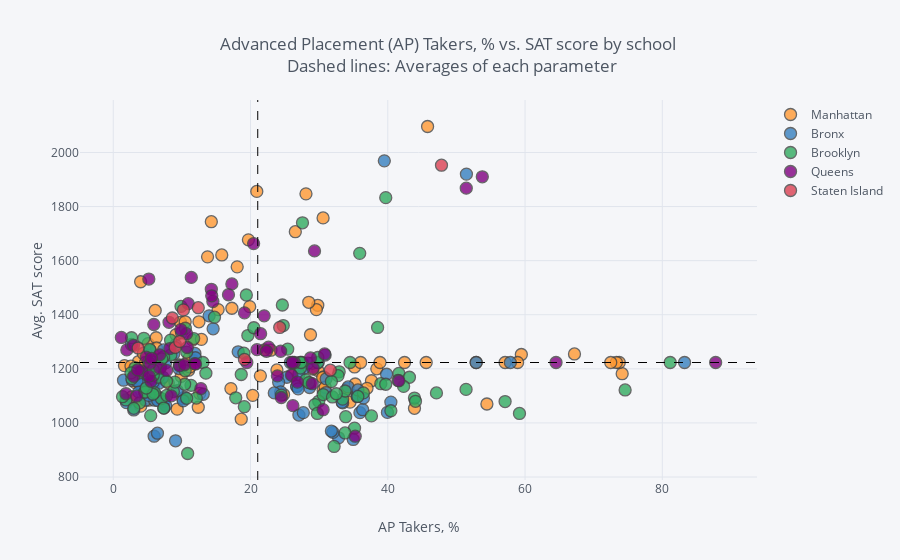

Notebook source saved alongside this figure:
### Code cell
combined.iplot(
        x='ap_per',
        y='sat_score',
        categories='boro',
        text="SCHOOL NAME",
        vline= {"x":combined['ap_per'].mean(),
                "color":"#000000",
                "dash": "dash"
               },
        hline={"y":combined['sat_score'].mean(),
               "color":"#000000",
               "dash": "dash"
              },
        xTitle='AP Takers, %',
        yTitle='Avg. SAT score',
        title='Advanced Placement (AP) Takers, % vs. SAT score by school <br> Dashed lines: Averages of each parameter'
    )
print("Recommendation: Click the legend to view by boroughs")

### Figure 1 — Plotly figure (JSON) as saved in the notebook; plotly's stock layout.template omitted (floating-point values rounded to 4 significant figures)
{"data": [{"marker": {"color": "rgba(255, 153, 51, 1.0)", "line": {"width": 1.3}, "opacity": 0.8, "size": 12, "symbol": "circle"}, "mode": "markers", "name": "Manhattan", "text": ["HENRY STREET SCHOOL FOR INTERNATIONAL STUDIES", "UNIVERSITY NEIGHBORHOOD HIGH SCHOOL", "EAST SIDE COMMUNITY SCHOOL", "MARTA VALLE HIGH SCHOOL", "NEW EXPLORATIONS INTO SCIENCE, TECHNOLOGY AND MATH HIGH SCHOOL", "BARD HIGH SCHOOL EARLY COLLEGE", "47 THE AMERICAN SIGN LANGUAGE AND ENGLISH SECONDARY SCHOOL", "FOOD AND FINANCE HIGH SCHOOL", "ESSEX STREET ACADEMY", "HIGH SCHOOL OF HOSPITALITY MANAGEMENT", "PACE HIGH SCHOOL", "URBAN ASSEMBLY SCHOOL OF DESIGN AND CONSTRUCTION, THE", "FACING HISTORY SCHOOL, THE", "URBAN ASSEMBLY ACADEMY OF GOVERNMENT AND LAW, THE", "LOWER MANHATTAN ARTS ACADEMY", "URBAN ASSEMBLY SCHOOL OF BUSINESS FOR YOUNG WOMEN, THE", "GRAMERCY ARTS HIGH SCHOOL", "NYC ISCHOOL", "MANHATTAN BUSINESS ACADEMY", "BUSINESS OF SPORTS SCHOOL", "THE HIGH SCHOOL FOR LANGUAGE AND DIPLOMACY", "HIGH SCHOOL FOR ENVIRONMENTAL STUDIES", "PROFESSIONAL PERFORMING ARTS HIGH SCHOOL", "BARUCH COLLEGE CAMPUS HIGH SCHOOL", "N.Y.C. LAB SCHOOL FOR COLLABORATIVE STUDIES", "N.Y.C. MUSEUM SCHOOL", "ELEANOR ROOSEVELT HIGH SCHOOL", "MILLENNIUM HIGH SCHOOL", "LANDMARK HIGH SCHOOL", "HIGH SCHOOL FOR HEALTH PROFESSIONS AND HUMAN SERVICES", "LEADERSHIP AND PUBLIC SERVICE HIGH SCHOOL", "MANHATTAN ACADEMY FOR ARTS & LANGUAGE", "HUDSON HIGH SCHOOL OF LEARNING TECHNOLOGIES", "INTERNATIONAL HIGH SCHOOL AT UNION SQUARE", "MANHATTAN VILLAGE ACADEMY", "VANGUARD HIGH SCHOOL", "MANHATTAN INTERNATIONAL HIGH SCHOOL", "STUYVESANT HIGH SCHOOL", "HIGH SCHOOL OF ECONOMICS AND FINANCE", "UNITY CENTER FOR URBAN TECHNOLOGIES", "TALENT UNLIMITED HIGH SCHOOL", "MURRY BERGTRAUM HIGH SCHOOL FOR BUSINESS CAREERS", "JACQUELINE KENNEDY ONASSIS HIGH SCHOOL", "REPERTORY COMPANY HIGH SCHOOL FOR THEATRE ARTS", "MANHATTAN BRIDGES HIGH SCHOOL", "NEW DESIGN HIGH SCHOOL", "HIGH SCHOOL FOR DUAL LANGUAGE AND ASIAN STUDIES", "THE URBAN ASSEMBLY NEW YORK HARBOR SCHOOL", "RICHARD R. GREEN HIGH SCHOOL OF TEACHING", "THE HIGH SCHOOL OF FASHION INDUSTRIES", "HUMANITIES PREPARATORY ACADEMY", "CHELSEA CAREER AND TECHNICAL EDUCATION HIGH SCHOOL", "ART AND DESIGN HIGH SCHOOL", "LIFE SCIENCES SECONDARY SCHOOL", "HIGH SCHOOL FOR ARTS, IMAGINATION AND INQUIRY", "URBAN ASSEMBLY SCHOOL FOR MEDIA STUDIES, THE", "THE URBAN ASSEMBLY SCHOOL FOR GREEN CAREERS", "THE GLOBAL LEARNING COLLABORATIVE", "WADLEIGH SECONDARY SCHOOL FOR THE PERFORMING & VISUAL ARTS", "FRANK MCCOURT HIGH SCHOOL", "BEACON HIGH SCHOOL", "FIORELLO H. LAGUARDIA HIGH SCHOOL OF MUSIC & ART AND PERFORMING ARTS", "HIGH SCHOOL FOR LAW, ADVOCACY AND COMMUNITY JUSTICE", "HIGH SCHOOL OF ARTS AND TECHNOLOGY", "MANHATTAN / HUNTER SCIENCE HIGH SCHOOL", "FREDERICK DOUGLASS ACADEMY II SECONDARY SCHOOL", "COALITION SCHOOL FOR SOCIAL CHANGE", "MANHATTAN CENTER FOR SCIENCE AND MATHEMATICS", "PARK EAST HIGH SCHOOL", "CENTRAL PARK EAST HIGH SCHOOL", "YOUNG WOMEN'S LEADERSHIP SCHOOL", "YOUNG WOMEN'S LEADERSHIP SCHOOL", "HERITAGE SCHOOL, THE", "MOTT HALL HIGH SCHOOL", "COLUMBIA SECONDARY SCHOOL FOR MATH, SCIENCE, AND ENGINEERING", "ACADEMY FOR SOCIAL ACTION: A COLLEGE BOARD SCHOOL", "URBAN ASSEMBLY SCHOOL FOR THE PERFORMING ARTS", "FREDERICK DOUGLASS ACADEMY", "THURGOOD MARSHALL ACADEMY FOR LEARNING AND SOCIAL CHANGE", "HIGH SCHOOL FOR MATHEMATICS, SCIENCE AND ENGINEERING AT CITY COLLEGE", "CITY COLLEGE ACADEMY OF THE ARTS", "COMMUNITY HEALTH ACADEMY OF THE HEIGHTS", "WASHINGTON HEIGHTS EXPEDITIONARY LEARNING SCHOOL", "HIGH SCHOOL FOR EXCELLENCE AND INNOVATION", "HIGH SCHOOL FOR INTERNATIONAL BUSINESS AND FINANCE", "HIGH SCHOOL FOR MEDIA AND COMMUNICATIONS", "HIGH SCHOOL FOR LAW AND PUBLIC SERVICE", "HIGH SCHOOL FOR HEALTH CAREERS AND SCIENCES", "A. PHILIP RANDOLPH CAMPUS HIGH SCHOOL", "GREGORIO LUPERON HIGH SCHOOL FOR SCIENCE AND MATHEMATICS"], "textfont": {"color": "#4D5663"}, "type": "scatter", "x": [30.58, 9.898, 3.177, 35.16, 15.81, 20.91, 74.15, 29.8, 37.62, 30.79, 5.072, 22.97, 9.313, 8.013, 38.4, 34.13, 26.07, 29.8, 38.86, 42.44, 52.88, 15.28, 3.984, 18.06, 19.69, 29.59, 30.57, 13.74, 30.65, 11.54, 11.53, 73.73, 57.09, 73.31, 9.79, 29.06, 3.692, 45.8, 12.48, 54.44, 6.11, 5.692, 11.05, 59.46, 12.38, 30.5, 17.28, 1.628, 10.98, 4.378, 67.2, 11.16, 6.25, 6.974, 30.87, 35.25, 45.59, 36.04, 12.6, 58.92, 14.29, 26.53, 23.85, 6.302, 28.48, 2.663, 5.158, 19.88, 36.97, 29.0, 9.131, 28.74, 43.89, 2.582, 27.22, 4, 34.5, 10.48, 6.379, 28.08, 22.02, 24.81, 21.43, 72.49, 17.14, 6.469, 20.32, 4.713, 12.84, 18.64], "y": [1122, 1172, 1149, 1207, 1621, 1856, 1182, 1194, 1156, 1111, 1293, 1269, 1051, 1148, 1200, 1127, 1176, 1435, 1223.0, 1223.0, 1223.0, 1419, 1522, 1577, 1677, 1419, 1758, 1614, 1170, 1306, 1233, 1223.0, 1223.0, 1223.0, 1372, 1199, 1227, 2096, 1374, 1070, 1416, 1240, 1239, 1253, 1058, 1168, 1424, 1212, 1195, 1257, 1255, 1207, 1315, 1236, 1132, 1144, 1223.0, 1223.0, 1109, 1223.0, 1744, 1707, 1196, 1277, 1446, 1096, 1084, 1430, 1128, 1221, 1326, 1326, 1054, 1210, 1223.0, 1062, 1077, 1374, 1202, 1847, 1270, 1105, 1174, 1223.0, 1127, 1098, 1102, 1224, 1309, 1014]}, {"marker": {"color": "rgba(55, 128, 191, 1.0)", "line": {"width": 1.3}, "opacity": 0.8, "size": 12, "symbol": "circle"}, "mode": "markers", "name": "Bronx", "text": ["SOUTH BRONX PREPARATORY: A COLLEGE BOARD SCHOOL", "INTERNATIONAL COMMUNITY HIGH SCHOOL", "COMMUNITY SCHOOL FOR SOCIAL JUSTICE", "MOTT HAVEN VILLAGE PREPARATORY HIGH SCHOOL", "UNIVERSITY HEIGHTS SECONDARY SCHOOL", "HOSTOSsLINCOLN ACADEMY OF SCIENCE", "FOREIGN LANGUAGE ACADEMY OF GLOBAL STUDIES", "BRONX LEADERSHIP ACADEMY II HIGH SCHOOL", "NEW EXPLORERS HIGH SCHOOL", "URBAN ASSEMBLY SCHOOL FOR CAREERS IN SPORTS", "BRONX ACADEMY OF LETTERS", "ALFRED E. SMITH CAREER AND TECHNICAL EDUCATION HIGH SCHOOL", "HEALTH OPPORTUNITIES HIGH SCHOOL", "BRONX STUDIO SCHOOL FOR WRITERS AND ARTISTS", "WOMEN'S ACADEMY OF EXCELLENCE", "RENAISSANCE HIGH SCHOOL FOR MUSICAL THEATER & TECHNOLOGY", "PABLO NERUDA ACADEMY FOR ARCHITECTURE AND WORLD STUDIES", "MILLENNIUM ART ACADEMY", "HOLCOMBE L. RUCKER SCHOOL OF COMMUNITY RESEARCH", "ANTONIA PANTOJA PREPARATORY ACADEMY, A COLLEGE BOARD SCHOOL", "HERBERT H. LEHMAN HIGH SCHOOL", "BRONX BRIDGES HIGH SCHOOL", "FELISA RINCON DE GAUTIER INSTITUTE FOR LAW AND PUBLIC POLICY, THE", "BANANA KELLY HIGH SCHOOL", "BRONX EXPEDITIONARY LEARNING HIGH SCHOOL", "EAGLE ACADEMY FOR YOUNG MEN", "URBAN ASSEMBLY SCHOOL FOR APPLIED MATH AND SCIENCE, THE", "EXIMIUS COLLEGE PREPARATORY ACADEMY: A COLLEGE BOARD SCHOOL", "MOTT HALL BRONX HIGH SCHOOL", "BRONX CENTER FOR SCIENCE AND MATHEMATICS", "VALIDUS PREPARATORY ACADEMY: AN EXPEDITIONARY LEARNING SCHOOL", "LEADERSHIP INSTITUTE", "MORRIS ACADEMY FOR COLLABORATIVE STUDIES", "BRONX EARLY COLLEGE ACADEMY FOR TEACHING & LEARNING", "DREAMYARD PREPARATORY SCHOOL", "ACADEMY FOR LANGUAGE AND TECHNOLOGY", "BRONX INTERNATIONAL HIGH SCHOOL", "SCHOOL FOR EXCELLENCE", "BRONX HIGH SCHOOL OF BUSINESS", "BRONX HIGH SCHOOL FOR MEDICAL SCIENCE", "BRONX SCHOOL FOR LAW, GOVERNMENT AND JUSTICE", "FREDERICK DOUGLASS ACADEMY III SECONDARY SCHOOL", "BRONX LEADERSHIP ACADEMY HIGH SCHOOL", "HIGH SCHOOL FOR VIOLIN AND DANCE", "RIVERDALE / KINGSBRIDGE ACADEMY (MIDDLE SCHOOL / HIGH SCHOOL 141)", "BRONX ENGINEERING AND TECHNOLOGY ACADEMY", "THEATRE ARTS PRODUCTION COMPANY SCHOOL", "THE MARIE CURIE SCHOOL FOR MEDICINE, NURSING, AND HEALTH PROFESSIONS", "WEST BRONX ACADEMY FOR THE FUTURE", "KINGSBRIDGE INTERNATIONAL HIGH SCHOOL", "BRONX SCHOOL OF LAW AND FINANCE", "INTERNATIONAL SCHOOL FOR LIBERAL ARTS", "INsTECH ACADEMY (M.S. / HIGH SCHOOL 368)", "KNOWLEDGE AND POWER PREPARATORY ACADEMY INTERNATIONAL HIGH SCHOOL (KAPPA)", "HIGH SCHOOL FOR TEACHING AND THE PROFESSIONS", "BELMONT PREPARATORY HIGH SCHOOL", "FORDHAM HIGH SCHOOL FOR THE ARTS", "FORDHAM LEADERSHIP ACADEMY FOR BUSINESS AND TECHNOLOGY", "BRONX HIGH SCHOOL FOR LAW AND COMMUNITY SERVICE", "DEWITT CLINTON HIGH SCHOOL", "CELIA CRUZ BRONX HIGH SCHOOL OF MUSIC, THE", "BRONX HIGH SCHOOL OF SCIENCE", "MARBLE HILL HIGH SCHOOL FOR INTERNATIONAL STUDIES", "BRONX THEATRE HIGH SCHOOL", "DISCOVERY HIGH SCHOOL", "HIGH SCHOOL OF AMERICAN STUDIES AT LEHMAN COLLEGE", "BRONX HEALTH SCIENCES HIGH SCHOOL", "BRONX HIGH SCHOOL FOR WRITING AND COMMUNICATION ARTS", "BRONX LAB SCHOOL", "ACADEMY FOR SCHOLARSHIP AND ENTREPRENEURSHIP: A COLLEGE BOARD SCHOOL", "HIGH SCHOOL OF COMPUTERS AND TECHNOLOGY", "COLLEGIATE INSTITUTE FOR MATH AND SCIENCE", "BRONX ACADEMY OF HEALTH CAREERS", "ASTOR COLLEGIATE ACADEMY", "BRONX HIGH SCHOOL FOR THE VISUAL ARTS", "HARRY S TRUMAN HIGH SCHOOL", "NEW WORLD HIGH SCHOOL", "THE BRONXWOOD PREPARATORY ACADEMY", "PELHAM PREPARATORY ACADEMY", "HIGH SCHOOL FOR CONTEMPORARY ARTS", "BRONX AEROSPACE HIGH SCHOOL", "METROPOLITAN HIGH SCHOOL, THE", "EXPLORATIONS ACADEMY", "BRONX LATIN", "EAST BRONX ACADEMY FOR THE FUTURE", "PEACE AND DIVERSITY ACADEMY", "PAN AMERICAN INTERNATIONAL HIGH SCHOOL AT MONROE", "THE CINEMA SCHOOL", "BRONX CAREER AND COLLEGE PREPARATORY HIGH SCHOOL", "HIGH SCHOOL OF WORLD CULTURES", "FANNIE LOU HAMER FREEDOM HIGH SCHOOL", "WINGS ACADEMY", "MONROE ACADEMY FOR VISUAL ARTS & DESIGN"], "textfont": {"color": "#4D5663"}, "type": "scatter", "x": [10.13, 32.83, 40.45, 35.55, 27.75, 11.9, 4.18, 5.976, 4.7, 27.05, 9.55, 1.491, 10.39, 25.81, 5.541, 4.691, 35.94, 7.056, 6.006, 29.87, 11.97, 83.24, 35.55, 28.61, 36.35, 5.818, 2.64, 25.28, 36.45, 13.96, 1.918, 7.391, 28.67, 26.17, 4.298, 5.952, 32.02, 33.43, 6.484, 28.36, 5.898, 4.887, 5.674, 39.95, 9.948, 24.1, 3.244, 2.778, 3.931, 6.439, 4.976, 9.076, 3.552, 39.82, 13.11, 7.617, 33.34, 9.313, 10.19, 8.8, 7.329, 39.5, 18.2, 7.64, 24.39, 51.46, 34.23, 6.635, 26.77, 3.96, 23.46, 14.55, 26.71, 7.229, 5.383, 5.809, 2.985, 31.02, 9.073, 26.94, 31.02, 7.375, 35.64, 30.87, 5.17, 3.463, 31.78, 57.86, 52.88, 34.97, 27.05, 3.717, 27.69], "y": [1090, 945, 1077, 1097, 1201, 1257, 1186, 1103, 1084, 1181, 1201, 1158, 1095, 1223.0, 1171, 1158, 1038, 1164, 1084, 1223.0, 1241, 1223.0, 1099, 1131, 1049, 1134, 1290, 1169, 1092, 1396, 1075, 1081, 1148, 1223.0, 1138, 951, 965, 1074, 1083, 1221, 1224, 1121, 1166, 1039, 1333, 1150, 1190, 1157, 1158, 962, 1182, 934, 1181, 1180, 1106, 1222, 1077, 1119, 1082, 1255, 1270, 1969, 1263, 1064, 1115, 1920, 1133, 1147, 1135, 1141, 1111, 1348, 1135, 1169, 1268, 1151, 1048, 1112, 1288, 1126, 1163, 1055, 1122, 1251, 1102, 1155, 970, 1223.0, 1223.0, 939, 1029, 1114, 1038]}, {"marker": {"color": "rgba(50, 171, 96, 1.0)", "line": {"width": 1.3}, "opacity": 0.8, "size": 12, "symbol": "circle"}, "mode": "markers", "name": "Brooklyn", "text": ["DR. SUSAN S. MCKINNEY SECONDARY SCHOOL OF THE ARTS", "URBAN ASSEMBLY HIGH SCHOOL OF MUSIC AND ART", "BROOKLYN COMMUNITY HIGH SCHOOL OF COMMUNICATION, ARTS AND MEDIA", "SCIENCE SKILLS CENTER HIGH SCHOOL FOR SCIENCE, TECHNOLOGY AND THE CREATIVE ARTS", "BROOKLYN TECHNICAL HIGH SCHOOL", "BROOKLYN INTERNATIONAL HIGH SCHOOL", "THE URBAN ASSEMBLY SCHOOL FOR LAW AND JUSTICE", "ACORN COMMUNITY HIGH SCHOOL", "URBAN ASSEMBLY INSTITUTE OF MATH AND SCIENCE FOR YOUNG WOMEN", "BEDFORD ACADEMY HIGH SCHOOL", "GEORGE WESTINGHOUSE CAREER AND TECHNICAL EDUCATION HIGH SCHOOL", "BENJAMIN BANNEKER ACADEMY", "CITY POLYTECHNIC HIGH SCHOOL OF ENGINEERING, ARCHITECTURE, AND TECHNOLOGY", "JUAN MOREL CAMPOS SECONDARY SCHOOL", "FOUNDATIONS ACADEMY", "BROOKLYN LATIN SCHOOL, THE", "GREEN SCHOOL: AN ACADEMY FOR ENVIRONMENTAL CAREERS", "PROGRESS HIGH SCHOOL FOR PROFESSIONAL CAREERS", "SCHOOL FOR LEGAL STUDIES", "THE HIGH SCHOOL FOR ENTERPRISE, BUSINESS AND TECHNOLOGY", "BROOKLYN PREPARATORY HIGH SCHOOL", "WILLIAMSBURG HIGH SCHOOL FOR ARCHITECTURE AND DESIGN", "WILLIAMSBURG PREPARATORY SCHOOL", "LYONS COMMUNITY SCHOOL", "AUTOMOTIVE HIGH SCHOOL", "FRANCES PERKINS ACADEMY", "EL PUENTE ACADEMY FOR PEACE AND JUSTICE", "BROOKLYN SCHOOL FOR GLOBAL STUDIES", "BROOKLYN SECONDARY SCHOOL FOR COLLABORATIVE STUDIES", "SECONDARY SCHOOL FOR LAW", "SECONDARY SCHOOL FOR JOURNALISM", "PARK SLOPE COLLEGIATE", "SCHOOL FOR INTERNATIONAL STUDIES", "COBBLE HILL SCHOOL OF AMERICAN STUDIES", "BROOKLYN HIGH SCHOOL OF THE ARTS", "SUNSET PARK HIGH SCHOOL", "FREDERICK DOUGLASS ACADEMY IV SECONDARY SCHOOL", "BOYS AND GIRLS HIGH SCHOOL", "BROOKLYN HIGH SCHOOL FOR LAW AND TECHNOLOGY", "THE BROOKLYN ACADEMY OF GLOBAL FINANCE", "ACADEMY FOR COLLEGE PREPARATION AND CAREER EXPLORATION: A COLLEGE BOARD SCHOOL", "ACADEMY OF HOSPITALITY AND TOURISM", "INTERNATIONAL HIGH SCHOOL AT PROSPECT HEIGHTS", "THE HIGH SCHOOL FOR GLOBAL CITIZENSHIP", "SCHOOL FOR HUMAN RIGHTS, THE", "SCHOOL FOR DEMOCRACY AND LEADERSHIP", "HIGH SCHOOL FOR YOUTH AND COMMUNITY DEVELOPMENT AT ERASMUS", "HIGH SCHOOL FOR SERVICE & LEARNING AT ERASMUS", "SCIENCE, TECHNOLOGY AND RESEARCH EARLY COLLEGE HIGH SCHOOL AT ERASMUS", "HIGH SCHOOL FOR PUBLIC SERVICE: HEROES OF TOMORROW", "BROOKLYN ACADEMY OF SCIENCE AND THE ENVIRONMENT", "BROOKLYN SCHOOL FOR MUSIC & THEATRE", "MEDGAR EVERS COLLEGE PREPARATORY SCHOOL", "CLARA BARTON HIGH SCHOOL", "IT TAKES A VILLAGE ACADEMY", "BROOKLYN GENERATION SCHOOL", "BROOKLYN THEATRE ARTS HIGH SCHOOL", "KURT HAHN EXPEDITIONARY LEARNING SCHOOL", "VICTORY COLLEGIATE HIGH SCHOOL", "ARTS & MEDIA PREPARATORY ACADEMY", "HIGH SCHOOL FOR INNOVATION IN ADVERTISING AND MEDIA", "CULTURAL ACADEMY FOR THE ARTS AND SCIENCES", "HIGH SCHOOL FOR MEDICAL PROFESSIONS", "ACADEMY FOR CONSERVATION AND THE ENVIRONMENT", "URBAN ACTION ACADEMY", "EAST NEW YORK FAMILY ACADEMY", "FDNY HIGH SCHOOL FOR FIRE AND LIFE SAFETY", "HIGH SCHOOL FOR CIVIL RIGHTS", "PERFORMING ARTS AND TECHNOLOGY HIGH SCHOOL", "WORLD ACADEMY FOR TOTAL COMMUNITY HEALTH HIGH SCHOOL", "MULTICULTURAL HIGH SCHOOL", "TRANSIT TECH CAREER AND TECHNICAL EDUCATION HIGH SCHOOL", "ACADEMY OF INNOVATIVE TECHNOLOGY", "BROOKLYN LAB SCHOOL", "CYPRESS HILLS COLLEGIATE PREPARATORY SCHOOL", "W. H. MAXWELL CAREER AND TECHNICAL EDUCATION HIGH SCHOOL", "THE SCHOOL FOR CLASSICS: AN ACADEMY OF THINKERS, WRITERS AND PERFORMERS", "NEW UTRECHT HIGH SCHOOL", "HIGH SCHOOL OF TELECOMMUNICATION ARTS AND TECHNOLOGY", "FORT HAMILTON HIGH SCHOOL", "FRANKLIN DELANO ROOSEVELT HIGH SCHOOL", "THE URBAN ASSEMBLY SCHOOL FOR CRIMINAL JUSTICE", "INTERNATIONAL HIGH SCHOOL AT LAFAYETTE", "RACHEL CARSON HIGH SCHOOL FOR COASTAL STUDIES", "HIGH SCHOOL OF SPORTS MANAGEMENT", "ABRAHAM LINCOLN HIGH SCHOOL", "KINGSBOROUGH EARLY COLLEGE SCHOOL", "EDWARD R. MURROW HIGH SCHOOL", "JOHN DEWEY HIGH SCHOOL", "LIFE ACADEMY HIGH SCHOOL FOR FILM AND MUSIC", "EXPEDITIONARY LEARNING SCHOOL FOR COMMUNITY LEADERS", "WILLIAM E. GRADY CAREER AND TECHNICAL EDUCATION HIGH SCHOOL", "BROOKLYN STUDIO SECONDARY SCHOOL", "MIDWOOD HIGH SCHOOL", "JAMES MADISON HIGH SCHOOL", "LEON M. GOLDSTEIN HIGH SCHOOL FOR THE SCIENCES", "BROOKLYN COLLEGE ACADEMY", "BROOKLYN COLLEGIATE: A COLLEGE BOARD SCHOOL", "FREDERICK DOUGLASS ACADEMY VII HIGH SCHOOL", "TEACHERS PREPARATORY HIGH SCHOOL", "ACADEMY FOR ENVIRONMENTAL LEADERSHIP", "EBC HIGH SCHOOL FOR PUBLIC SERVICE–BUSHWICK", "BUSHWICK SCHOOL FOR SOCIAL JUSTICE", "ACADEMY OF URBAN PLANNING", "ALL CITY LEADERSHIP SECONDARY SCHOOL", "BUSHWICK LEADERS HIGH SCHOOL FOR ACADEMIC EXCELLENCE"], "textfont": {"color": "#4D5663"}, "type": "scatter", "x": [3.837, 29.94, 4.545, 10.06, 39.7, 35.16, 6.889, 8.755, 27.51, 11.72, 3.776, 14.75, 38.52, 1.85, 29.79, 27.57, 32.92, 4.682, 3.162, 9.631, 7.0, 6, 5.373, 24.48, 17.85, 74.58, 59.19, 36.45, 18.65, 27.28, 6.548, 32.75, 6.173, 3.771, 19.03, 13.06, 29.39, 1.349, 12.1, 81.15, 11.33, 40.45, 32.18, 5.831, 33.43, 31.78, 5.455, 30.58, 24.77, 25.42, 10.4, 8.981, 24.64, 8.396, 33.78, 38.98, 33.78, 43.89, 39.7, 44.04, 41.62, 43.15, 28.05, 47.09, 42.3, 29.8, 33.87, 2.993, 28.48, 5.789, 10.84, 10.48, 31.94, 32.5, 4.805, 7.797, 41.49, 5.311, 19.61, 8.351, 7.336, 34.5, 37.62, 7.069, 2.703, 5.125, 27.34, 9.871, 10.7, 51.41, 57.09, 13.5, 4.452, 19.39, 10.5, 35.91, 20.48, 2.586, 10.68, 5.83, 35.64, 7.756, 29.73, 19.1, 2.662, 7.359], "y": [1074, 1080, 1114, 1211, 1833, 981, 1206, 1116, 1223.0, 1312, 1189, 1391, 1353, 1085, 1223.0, 1740, 1189, 1114, 1204, 1215, 1090, 1112, 1187, 1103, 1093, 1122, 1035, 1111, 1179, 1203, 1169, 1175, 1212, 1185, 1258, 1223.0, 1068, 1097, 1092, 1223.0, 1139, 1045, 913, 1176, 1088, 1153, 1027, 1105, 1360, 1273, 1143, 1151, 1436, 1251, 963, 1145, 1118, 1092, 1143, 1080, 1183, 1169, 1159, 1111, 1135, 1242, 1023, 1054, 1149, 1106, 887, 1193, 1096, 1108, 1129, 1102, 1157, 1272, 1323, 1306, 1244, 1223.0, 1026, 1237, 1164, 1226, 1223.0, 1431, 1262, 1124, 1079, 1184, 1313, 1473, 1350, 1627, 1352, 1185, 1091, 1196, 1098, 1154, 1035, 1060, 1315, 1055]}, {"marker": {"color": "rgba(128, 0, 128, 1.0)", "line": {"width": 1.3}, "opacity": 0.8, "size": 12, "symbol": "circle"}, "mode": "markers", "name": "Queens", "text": ["ACADEMY OF FINANCE AND ENTERPRISE", "HIGH SCHOOL OF APPLIED COMMUNICATION", "CIVIC LEADERSHIP ACADEMY", "PAN AMERICAN INTERNATIONAL HIGH SCHOOL", "BARD HIGH SCHOOL EARLY COLLEGE II", "NEWTOWN HIGH SCHOOL", "GROVER CLEVELAND HIGH SCHOOL", "MIDDLE COLLEGE HIGH SCHOOL AT LAGUARDIA COMMUNITY COLLEGE", "INTERNATIONAL HIGH SCHOOL AT LAGUARDIA COMMUNITY COLLEGE", "HIGH SCHOOL FOR ARTS AND BUSINESS", "ROBERT F. WAGNER, JR. SECONDARY SCHOOL FOR ARTS AND TECHNOLOGY", "QUEENS VOCATIONAL AND TECHNICAL HIGH SCHOOL", "AVIATION CAREER & TECHNICAL EDUCATION HIGH SCHOOL", "QUEENS SCHOOL OF INQUIRY, THE", "FLUSHING INTERNATIONAL HIGH SCHOOL", "EASTsWEST SCHOOL OF INTERNATIONAL STUDIES", "WORLD JOURNALISM PREPARATORY: A COLLEGE BOARD SCHOOL", "JOHN BOWNE HIGH SCHOOL", "FLUSHING HIGH SCHOOL", "TOWNSEND HARRIS HIGH SCHOOL", "ROBERT F. KENNEDY COMMUNITY HIGH SCHOOL", "BENJAMIN N. CARDOZO HIGH SCHOOL", "FRANCIS LEWIS HIGH SCHOOL", "MARTIN VAN BUREN HIGH SCHOOL", "BAYSIDE HIGH SCHOOL", "QUEENS HIGH SCHOOL OF TEACHING, LIBERAL ARTS AND THE SCIENCES", "FREDERICK DOUGLASS ACADEMY VI HIGH SCHOOL", "CHANNEL VIEW SCHOOL FOR RESEARCH", "QUEENS HIGH SCHOOL FOR INFORMATION, RESEARCH, AND TECHNOLOGY", "ROBERT H. GODDARD HIGH SCHOOL OF COMMUNICATION ARTS AND TECHNOLOGY", "ACADEMY OF MEDICAL TECHNOLOGY: A COLLEGE BOARD SCHOOL", "SCHOLARS' ACADEMY", "AUGUST MARTIN HIGH SCHOOL", "RICHMOND HILL HIGH SCHOOL", "JOHN ADAMS HIGH SCHOOL", "HIGH SCHOOL FOR CONSTRUCTION TRADES, ENGINEERING AND ARCHITECTURE", "YORK EARLY COLLEGE ACADEMY", "QUEENS COLLEGIATE: A COLLEGE BOARD SCHOOL", "HILLSIDE ARTS & LETTERS ACADEMY", "FOREST HILLS HIGH SCHOOL", "HILLCREST HIGH SCHOOL", "THOMAS A. EDISON CAREER AND TECHNICAL EDUCATION HIGH SCHOOL", "QUEENS GATEWAY TO HEALTH SCIENCES SECONDARY SCHOOL", "QUEENS METROPOLITAN HIGH SCHOOL", "QUEENS HIGH SCHOOL FOR THE SCIENCES AT YORK COLLEGE", "HIGH SCHOOL FOR LAW ENFORCEMENT AND PUBLIC SAFETY", "YOUNG WOMEN'S LEADERSHIP SCHOOL, QUEENS", "QUEENS PREPARATORY ACADEMY", "PATHWAYS COLLEGE PREPARATORY SCHOOL: A COLLEGE BOARD SCHOOL", "EXCELSIOR PREPARATORY HIGH SCHOOL", "GEORGE WASHINGTON CARVER HIGH SCHOOL FOR THE SCIENCES", "PREPARATORY ACADEMY FOR WRITERS: A COLLEGE BOARD SCHOOL", "CAMBRIA HEIGHTS ACADEMY", "MATHEMATICS, SCIENCE RESEARCH AND TECHNOLOGY MAGNET HIGH SCHOOL", "HUMANITIES & ARTS MAGNET HIGH SCHOOL", "YOUNG WOMEN'S LEADERSHIP SCHOOL, ASTORIA", "ACADEMY FOR CAREERS IN TELEVISION AND FILM", "WILLIAM CULLEN BRYANT HIGH SCHOOL", "LONG ISLAND CITY HIGH SCHOOL", "FRANK SINATRA SCHOOL OF THE ARTS HIGH SCHOOL", "INFORMATION TECHNOLOGY HIGH SCHOOL", "NEWCOMERS HIGH SCHOOL", "ACADEMY OF AMERICAN STUDIES", "BACCALAUREATE SCHOOL FOR GLOBAL EDUCATION"], "textfont": {"color": "#4D5663"}, "type": "scatter", "x": [22.62, 11.86, 28.74, 35.25, 20.45, 6.765, 9.667, 25.96, 26.17, 23.91, 21.47, 1.974, 5.906, 21.98, 30.58, 20.95, 10.92, 4.809, 10.41, 53.77, 10.68, 17.28, 16.79, 2.971, 14.51, 10.79, 29.0, 6.761, 41.62, 22.32, 24.48, 5.179, 1.846, 5.493, 4.135, 9.848, 26.39, 24.39, 64.51, 19.12, 7.767, 8.126, 11.37, 19.46, 51.44, 3.545, 1.176, 3.401, 5.225, 29.13, 2.954, 8.457, 87.77, 5.34, 26.83, 26.07, 30.79, 8.251, 11.99, 14.29, 5.562, 12.77, 14.35, 29.32], "y": [1280, 1219, 1240, 951, 1663, 1203, 1211, 1177, 1064, 1174, 1330, 1270, 1364, 1396, 1049, 1271, 1441, 1243, 1216, 1910, 1330, 1514, 1474, 1172, 1449, 1279, 1145, 1252, 1156, 1265, 1094, 1532, 1108, 1154, 1192, 1345, 1223.0, 1265, 1223.0, 1407, 1194, 1372, 1538, 1223.0, 1868, 1196, 1316, 1099, 1173, 1202, 1287, 1100, 1223.0, 1220, 1151, 1223.0, 1255, 1275, 1218, 1494, 1239, 1127, 1470, 1636]}, {"marker": {"color": "rgba(219, 64, 82, 1.0)", "line": {"width": 1.3}, "opacity": 0.8, "size": 12, "symbol": "circle"}, "mode": "markers", "name": "Staten Island", "text": ["CSI HIGH SCHOOL FOR INTERNATIONAL STUDIES", "GAYNOR MCCOWN EXPEDITIONARY LEARNING SCHOOL", "THE MICHAEL J. PETRIDES SCHOOL", "NEW DORP HIGH SCHOOL", "PORT RICHMOND HIGH SCHOOL", "CURTIS HIGH SCHOOL", "TOTTENVILLE HIGH SCHOOL", "SUSAN E. WAGNER HIGH SCHOOL", "RALPH R. MCKEE CAREER AND TECHNICAL EDUCATION HIGH SCHOOL", "STATEN ISLAND TECHNICAL HIGH SCHOOL"], "textfont": {"color": "#4D5663"}, "type": "scatter", "x": [24.25, 31.62, 12.39, 3.612, 9.019, 9.679, 10.22, 8.603, 19.12, 47.83], "y": [1353, 1195, 1426, 1277, 1279, 1301, 1418, 1388, 1235, 1953]}], "layout": {"legend": {"bgcolor": "#F5F6F9", "font": {"color": "#4D5663"}}, "paper_bgcolor": "#F5F6F9", "plot_bgcolor": "#F5F6F9", "shapes": [{"line": {"color": "#000000", "dash": "dash", "width": 1}, "type": "line", "x0": 0, "x1": 1, "xref": "paper", "y0": 1223.0, "y1": 1223.0, "yref": "y"}, {"line": {"color": "#000000", "dash": "dash", "width": 1}, "type": "line", "x0": 21.05, "x1": 21.05, "xref": "x", "y0": 0, "y1": 1, "yref": "paper"}], "title": "Advanced Placement (AP) Takers, % vs. SAT score by school <br> Dashed lines: Averages of each parameter", "titlefont": {"color": "#4D5663"}, "xaxis": {"gridcolor": "#E1E5ED", "showgrid": true, "tickfont": {"color": "#4D5663"}, "title": "AP Takers, %", "titlefont": {"color": "#4D5663"}, "zerolinecolor": "#E1E5ED"}, "yaxis": {"gridcolor": "#E1E5ED", "showgrid": true, "tickfont": {"color": "#4D5663"}, "title": "Avg. SAT score", "titlefont": {"color": "#4D5663"}, "zerolinecolor": "#E1E5ED"}}}
